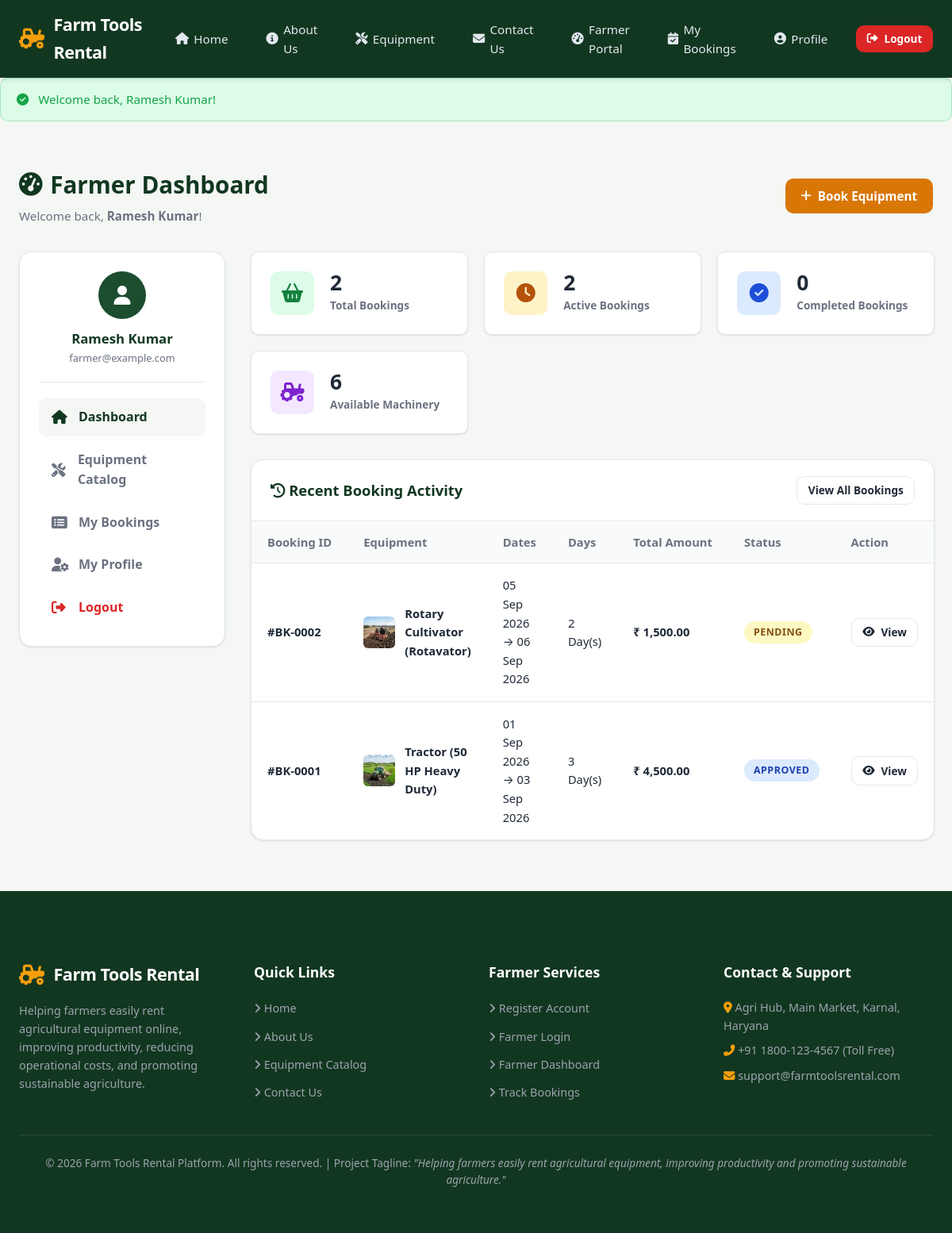
The page /farmer/dashboard.php (signed in) on the database its author committed.
### tables this page shows
CREATE TABLE `bookings` (
  `id` INT(11) NOT NULL AUTO_INCREMENT,
  `farmer_id` INT(11) NOT NULL,
  `equipment_id` INT(11) NOT NULL,
  `start_date` DATE NOT NULL,
  `end_date` DATE NOT NULL,
  `days` INT(11) NOT NULL,
  `total_amount` DECIMAL(10,2) NOT NULL,
  `status` ENUM('Pending','Approved','Rejected','Completed') NOT NULL DEFAULT 'Pending',
  `created_at` DATETIME DEFAULT CURRENT_TIMESTAMP,
  PRIMARY KEY (`id`),
  KEY `farmer_id` (`farmer_id`),
  KEY `equipment_id` (`equipment_id`),
  CONSTRAINT `fk_bookings_farmer` FOREIGN KEY (`farmer_id`) REFERENCES `farmers` (`id`) ON DELETE CASCADE,
  CONSTRAINT `fk_bookings_equipment` FOREIGN KEY (`equipment_id`) REFERENCES `equipment` (`id`) ON DELETE CASCADE
);

CREATE TABLE `equipment` (
  `id` INT(11) NOT NULL AUTO_INCREMENT,
  `name` VARCHAR(100) NOT NULL,
  `category` VARCHAR(50) NOT NULL,
  `description` TEXT NOT NULL,
  `price_per_day` DECIMAL(10,2) NOT NULL,
  `availability` ENUM('Available','Unavailable','Maintenance') NOT NULL DEFAULT 'Available',
  `image` VARCHAR(255) DEFAULT 'default_equipment.jpg',
  `created_at` DATETIME DEFAULT CURRENT_TIMESTAMP,
  PRIMARY KEY (`id`)
);

### farmer/dashboard.php (the view, shortened to what this page needs)
<?php
require_once __DIR__ . '/../config/database.php';
require_once __DIR__ . '/../includes/auth.php';
$farmer_id = $_SESSION['farmer_id'];
$farmer_name = $_SESSION['farmer_name'];
$total_bookings = 0;
$active_bookings = 0;
$completed_bookings = 0;
$available_equipment_count = 0;
$recent_bookings = [];
try {
    $stmt1 = $conn->prepare("SELECT COUNT(*) FROM bookings WHERE farmer_id = ?");
    $stmt1->execute([$farmer_id]);
    $total_bookings = $stmt1->fetchColumn();
    $stmt2 = $conn->prepare("SELECT COUNT(*) FROM bookings WHERE farmer_id = ? AND status IN ('Pending', 'Approved')");
    $stmt2->execute([$farmer_id]);
    $active_bookings = $stmt2->fetchColumn();
    $stmt3 = $conn->prepare("SELECT COUNT(*) FROM bookings WHERE farmer_id = ? AND status = 'Completed'");
    $stmt3->execute([$farmer_id]);
    $completed_bookings = $stmt3->fetchColumn();
    $stmt4 = $conn->query("SELECT COUNT(*) FROM equipment WHERE availability = 'Available'");
    $available_equipment_count = $stmt4->fetchColumn();
    $stmt5 = $conn->prepare("
        SELECT b.*, e.name AS equipment_name, e.image AS equipment_image
        FROM bookings b
        JOIN equipment e ON b.equipment_id = e.id
        WHERE b.farmer_id = ?
        ORDER BY b.id DESC LIMIT 5
    ");
    $stmt5->execute([$farmer_id]);
    $recent_bookings = $stmt5->fetchAll();
} catch (Exception $e) {
}
require_once __DIR__ . '/../includes/header.php';
?>
<div class="container">
  <div class="page-header" style="display: flex; justify-content: space-between; align-items: center; flex-wrap: wrap; gap: 1rem;">
    <div>
      <h1 class="page-title"><i class="fas fa-tachometer-alt"></i> Farmer Dashboard</h1>
      <p class="page-subtitle">Welcome back, <strong><?php echo htmlspecialchars($farmer_name); ?></strong>!</p>
    </div>
    <a href="equipment.php" class="btn btn-accent"><i class="fas fa-plus"></i> Book Equipment</a>
  </div>
  <div class="dashboard-layout">
    <aside class="sidebar">
      <div class="sidebar-user">
        <div class="user-avatar"><i class="fas fa-user"></i></div>
        <h4 style="font-size: 1.05rem; color: var(--primary-dark); font-weight: 700;"><?php echo htmlspecialchars($farmer_name); ?></h4>
        <p style="font-size: 0.8rem; color: var(--text-muted);"><?php echo htmlspecialchars($_SESSION['farmer_email']); ?></p>
      </div>
      <ul class="sidebar-menu">
        <li><a href="dashboard.php" class="sidebar-link active"><i class="fas fa-home"></i> Dashboard</a></li>
        <li><a href="equipment.php" class="sidebar-link"><i class="fas fa-tools"></i> Equipment Catalog</a></li>
        <li><a href="bookings.php" class="sidebar-link"><i class="fas fa-list-alt"></i> My Bookings</a></li>
        <li><a href="profile.php" class="sidebar-link"><i class="fas fa-user-cog"></i> My Profile</a></li>
        <li><a href="logout.php" class="sidebar-link" style="color: var(--danger);"><i class="fas fa-sign-out-alt"></i> Logout</a></li>
      </ul>
    </aside>
    <div>
      <div class="stats-grid">
        <div class="stat-card">
          <div class="stat-icon-wrap icon-green"><i class="fas fa-shopping-basket"></i></div>
          <div class="stat-info">
            <h3><?php echo $total_bookings; ?></h3>
            <p>Total Bookings</p>
          </div>
        </div>
        <div class="stat-card">
          <div class="stat-icon-wrap icon-amber"><i class="fas fa-clock"></i></div>
          <div class="stat-info">
            <h3><?php echo $active_bookings; ?></h3>
            <p>Active Bookings</p>
          </div>
        </div>
        <div class="stat-card">
          <div class="stat-icon-wrap icon-blue"><i class="fas fa-check-circle"></i></div>
          <div class="stat-info">
            <h3><?php echo $completed_bookings; ?></h3>
            <p>Completed Bookings</p>
          </div>
        </div>
        <div class="stat-card">
          <div class="stat-icon-wrap icon-purple"><i class="fas fa-tractor"></i></div>
          <div class="stat-info">
            <h3><?php echo $available_equipment_count; ?></h3>
            <p>Available Machinery</p>
          </div>
        </div>
      </div>
      <div class="table-card">
        <div class="table-header">
          <h3 class="table-title"><i class="fas fa-history"></i> Recent Booking Activity</h3>
          <a href="bookings.php" class="btn btn-outline-dark btn-sm">View All Bookings</a>
        </div>
        <div class="table-responsive">
          <table class="custom-table">
            <thead>
              <tr>
                <th>Booking ID</th>
                <th>Equipment</th>
                <th>Dates</th>
                <th>Days</th>
                <th>Total Amount</th>
                <th>Status</th>
                <th>Action</th>
              </tr>
            </thead>
            <tbody>
              <?php if (!empty($recent_bookings)): ?>
                <?php foreach ($recent_bookings as $booking): ?>
                  <tr>
                    <td><strong>#BK-<?php echo str_pad($booking['id'], 4, '0', STR_PAD_LEFT); ?></strong></td>
                    <td>
                      <div style="display: flex; align-items: center; gap: 0.75rem;">
                        <img src="../images/equipment/<?php echo htmlspecialchars($booking['equipment_image']); ?>" alt="" style="width: 40px; height: 40px; border-radius: 6px; object-fit: cover;" onerror="this.src='../images/equipment/default_equipment.jpg'">
                        <strong><?php echo htmlspecialchars($booking['equipment_name']); ?></strong>
                      </div>
                    </td>
                    <td><?php echo date('d M Y', strtotime($booking['start_date'])); ?> &rarr; <?php echo date('d M Y', strtotime($booking['end_date'])); ?></td>
                    <td><?php echo $booking['days']; ?> Day(s)</td>
                    <td><strong>₹ <?php echo number_format($booking['total_amount'], 2); ?></strong></td>
                    <td>
                      <?php
                        $status = $booking['status'];
                        $class = strtolower($status);
                        echo "<span class='status-pill status-{$class}'>{$status}</span>";
                      ?>
                    </td>
                    <td>
                      <a href="booking_details.php?id=<?php echo $booking['id']; ?>" class="btn btn-outline-dark btn-sm"><i class="fas fa-eye"></i> View</a>
                    </td>
                  </tr>
                <?php endforeach; ?>
              <?php else: ?>
                <tr>
                  <td colspan="7" style="text-align: center; color: var(--text-muted); padding: 2rem;">You haven't made any bookings yet. <a href="equipment.php">Browse equipment to make your first booking!</a></td>
                </tr>
              <?php endif; ?>
            </tbody>
          </table>
        </div>
      </div>
    </div>
  </div>
</div>
<?php require_once __DIR__ . '/../includes/footer.php'; ?>

### rows shown on the page
bookings: id "0002", equipment.image (picture), equipment.name "Rotary Cultivator (Rotavator)", start_date "05 Sep 2026", end_date "06 Sep 2026", days "2", total_amount "1,500.00", status "PENDING"
bookings: id "0001", equipment.image (picture), equipment.name "Tractor (50 HP Heavy Duty)", start_date "01 Sep 2026", end_date "03 Sep 2026", days "3", total_amount "4,500.00", status "APPROVED"

### other values the page prints
$_SESSION['flash_success'] "Welcome back, Ramesh Kumar!"
$farmer_name "Ramesh Kumar"
$_SESSION['farmer_email'] "farmer@example.com"
$total_bookings "2"
$active_bookings "2"
$completed_bookings "0"
$available_equipment_count "6"
